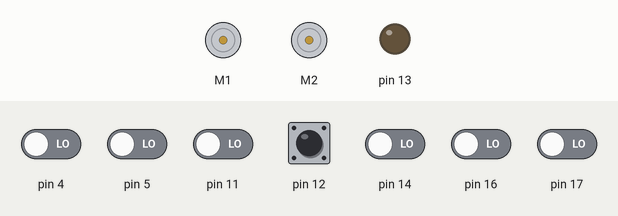
The sketch below on a simulated Arduino Uno, built with avr-gcc and run on an emulated ATmega328P. Shown: 2 × DC motor (green arrow = forward, orange = backward, longer = faster), output pins drawn as LEDs (lit = HIGH). The inputs (shaded band) are chosen by the test bench; at power-on: pin 12 HIGH, pin 4, pin 5, pin 11, pin 14, pin 16, pin 17 LOW.

Above: at 0.8 s.
0.9 s: pin 12 pulled LOW for 0.15 s
At 1.8 s:
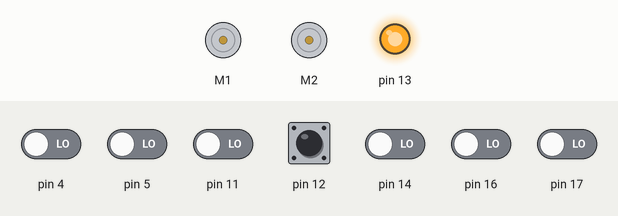
At 3.2 s:
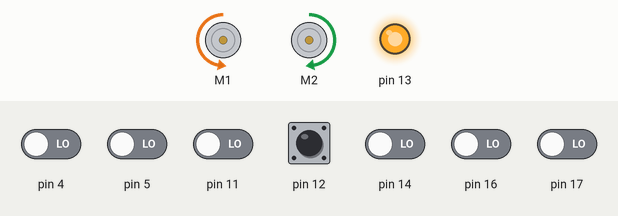
4.0 s: pin 12 pulled LOW for 3.2 s
At 7.7 s:
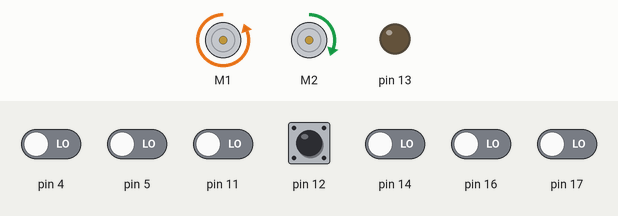
Timing chart, 0 to 9.2 s (numbered marks = the images above; inputs shaded):
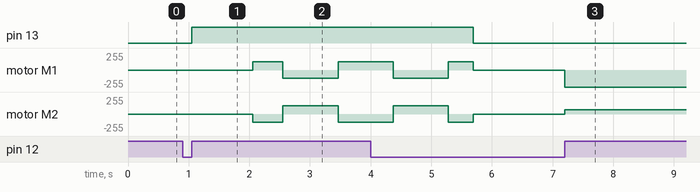

The sketch:

LineFollower.ino
```cpp
/*
 * Demo line-following code for the Pololu Zumo Robot
 *
 * This code will follow a black line on a white background, using a
 * PID-based algorithm.  It works decently on courses with smooth, 6"
 * radius curves and has been tested with Zumos using 30:1 HP and
 * 75:1 HP motors.  Modifications might be required for it to work
 * well on different courses or with different motors.
 *
 * https://www.pololu.com/catalog/product/2506
 * https://www.pololu.com
 * https://forum.pololu.com
 */

#include <Wire.h>
#include <ZumoShield.h>

//ZumoBuzzer buzzer;
ZumoReflectanceSensorArray reflectanceSensors;
ZumoMotors motors;
Pushbutton button(ZUMO_BUTTON);
int lastError = 0;

// This is the maximum speed the motors will be allowed to turn.
// (400 lets the motors go at top speed; decrease to impose a speed limit)
const int MAX_SPEED = 100;


void setup()
{
  // Play a little welcome song
  //buzzer.play(">g32>>c32");

  // Initialize the reflectance sensors module
  reflectanceSensors.init();

  // Wait for the user button to be pressed and released
  button.waitForButton();

  // Turn on LED to indicate we are in calibration mode
  pinMode(13, OUTPUT);
  digitalWrite(13, HIGH);

  // Wait 1 second and then begin automatic sensor calibration
  // by rotating in place to sweep the sensors over the line
  delay(1000);
  int i;
  for(i = 0; i < 80; i++)
  {
    if ((i > 10 && i <= 30) || (i > 50 && i <= 70))
      motors.setSpeeds(-200, 200);
    else
      motors.setSpeeds(200, -200);
    reflectanceSensors.calibrate();

    // Since our counter runs to 80, the total delay will be
    // 80*20 = 1600 ms.
    delay(20);
  }
  motors.setSpeeds(0,0);

  // Turn off LED to indicate we are through with calibration
  digitalWrite(13, LOW);
  //buzzer.play(">g32>>c32");

  // Wait for the user button to be pressed and released
  button.waitForButton();

  // Play music and wait for it to finish before we start driving.
  //buzzer.play("L16 cdegreg4");
  //while(buzzer.isPlaying());
}

void loop()
{
  unsigned int sensors[6];

  // Get the position of the line.  Note that we *must* provide the "sensors"
  // argument to readLine() here, even though we are not interested in the
  // individual sensor readings
  int position = reflectanceSensors.readLine(sensors);

  // Our "error" is how far we are away from the center of the line, which
  // corresponds to position 2500.
  int error = position - 2500;

  // Get motor speed difference using proportional and derivative PID terms
  // (the integral term is generally not very useful for line following).
  // Here we are using a proportional constant of 1/4 and a derivative
  // constant of 6, which should work decently for many Zumo motor choices.
  // You probably want to use trial and error to tune these constants for
  // your particular Zumo and line course.
  //int speedDifference = error / 4 + 6 * (error - lastError);
  int speedDifference = error / 4 + 10 * (error - lastError);

  lastError = error;

  // Get individual motor speeds.  The sign of speedDifference
  // determines if the robot turns left or right.
  int m1Speed = MAX_SPEED + speedDifference;
  int m2Speed = MAX_SPEED - speedDifference;

  // Here we constrain our motor speeds to be between 0 and MAX_SPEED.
  // Generally speaking, one motor will always be turning at MAX_SPEED
  // and the other will be at MAX_SPEED-|speedDifference| if that is positive,
  // else it will be stationary.  For some applications, you might want to
  // allow the motor speed to go negative so that it can spin in reverse.
  /*if (m1Speed < 0)
    m1Speed = 0;
  if (m2Speed < 0)
    m2Speed = 0;
    */
  if (m1Speed > MAX_SPEED)
    m1Speed = MAX_SPEED;
  if (m2Speed > MAX_SPEED)
    m2Speed = MAX_SPEED;

  motors.setSpeeds(m1Speed, m2Speed);
}
```

Measured:
- after the input at 0.9 s, pin 13: LOW → HIGH after 0.15 s; motor M1: stopped → forward 127/255 after 1.2 s, → backward 127/255 0.50 s later, → forward 127/255 0.91 s later; motor M2: stopped → backward 127/255 after 1.2 s, → forward 127/255 0.50 s later, → backward 127/255 0.91 s later
